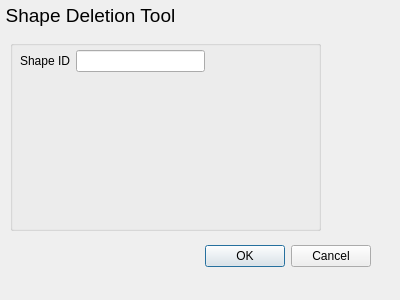
<?xml version="1.0" encoding="UTF-8"?>
<ui version="4.0">
 <class>delShape</class>
 <widget class="QDialog" name="delShape">
  <property name="geometry">
   <rect>
    <x>0</x>
    <y>0</y>
    <width>400</width>
    <height>300</height>
   </rect>
  </property>
  <property name="windowTitle">
   <string>Dialog</string>
  </property>
  <widget class="QDialogButtonBox" name="buttonBox">
   <property name="geometry">
    <rect>
     <x>30</x>
     <y>240</y>
     <width>341</width>
     <height>32</height>
    </rect>
   </property>
   <property name="orientation">
    <enum>Qt::Horizontal</enum>
   </property>
   <property name="standardButtons">
    <set>QDialogButtonBox::Cancel|QDialogButtonBox::Ok</set>
   </property>
  </widget>
  <widget class="QLabel" name="title">
   <property name="geometry">
    <rect>
     <x>-20</x>
     <y>0</y>
     <width>221</width>
     <height>31</height>
    </rect>
   </property>
   <property name="text">
    <string>&lt;html&gt;&lt;head/&gt;&lt;body&gt;&lt;p align=&quot;center&quot;&gt;&lt;span style=&quot; font-size:14pt;&quot;&gt;Shape Deletion Tool&lt;/span&gt;&lt;/p&gt;&lt;/body&gt;&lt;/html&gt;</string>
   </property>
  </widget>
  <widget class="QGroupBox" name="groupBox">
   <property name="geometry">
    <rect>
     <x>10</x>
     <y>40</y>
     <width>311</width>
     <height>191</height>
    </rect>
   </property>
   <property name="title">
    <string/>
   </property>
   <widget class="QWidget" name="">
    <property name="geometry">
     <rect>
      <x>10</x>
      <y>10</y>
      <width>185</width>
      <height>22</height>
     </rect>
    </property>
    <layout class="QHBoxLayout" name="horizontalLayout">
     <item>
      <widget class="QLabel" name="label">
       <property name="text">
        <string>Shape ID</string>
       </property>
      </widget>
     </item>
     <item>
      <widget class="QLineEdit" name="lineEdit"/>
     </item>
    </layout>
   </widget>
  </widget>
 </widget>
 <resources/>
 <connections>
  <connection>
   <sender>buttonBox</sender>
   <signal>accepted()</signal>
   <receiver>delShape</receiver>
   <slot>accept()</slot>
   <hints>
    <hint type="sourcelabel">
     <x>248</x>
     <y>254</y>
    </hint>
    <hint type="destinationlabel">
     <x>157</x>
     <y>274</y>
    </hint>
   </hints>
  </connection>
  <connection>
   <sender>buttonBox</sender>
   <signal>rejected()</signal>
   <receiver>delShape</receiver>
   <slot>reject()</slot>
   <hints>
    <hint type="sourcelabel">
     <x>316</x>
     <y>260</y>
    </hint>
    <hint type="destinationlabel">
     <x>286</x>
     <y>274</y>
    </hint>
   </hints>
  </connection>
 </connections>
</ui>
